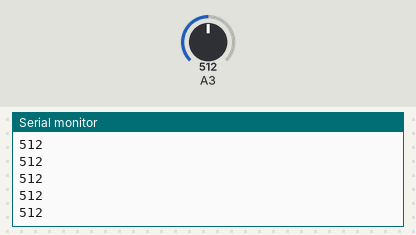
Simulated run of this sketch. Board: Arduino Uno, built with avr-gcc and run on an emulated ATmega328P. On the bench: the last lines printed to the serial monitor. The inputs (shaded band) are chosen by the test bench; at power-on: A3 = 512.

Above: at 1.2 s.
1.3 s: A3 set to 716
At 2.0 s:
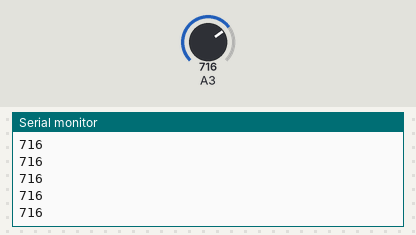
2.8 s: A3 set to 900
At 3.5 s:
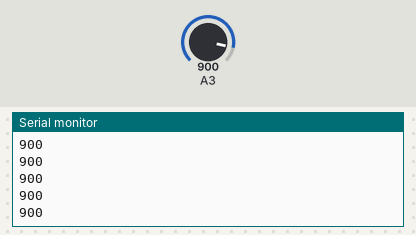
Timing chart, 0 to 5.8 s (numbered marks = the images above; inputs shaded):
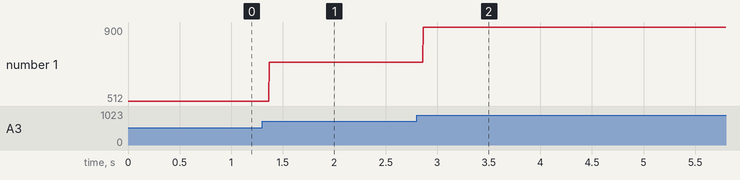

The sketch:

graph.ino
```cpp
void setup() {
  // initialize the serial communication:
  Serial.begin(9600);
}

void loop() {
  // send the value of analog input 0:
  Serial.println(analogRead(A3));
  // wait a bit for the analog-to-digital converter
  // to stabilize after the last reading:
  delay(2);
}
```

Measured:
- after the input at 1.3 s, the serial monitor: prints a new line after 0.07 s (image 1)
- after the input at 2.8 s, the serial monitor: prints a new line after 0.07 s (image 2)
- plotted number 1: 512 → 716 after the input at 1.3 s, 716 → 900 after the input at 2.8 s
